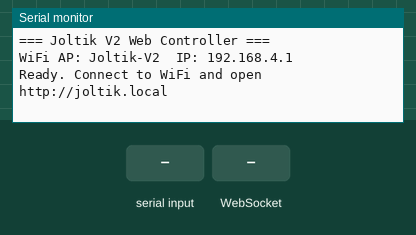
The sketch below on a simulated ESP8266 (Wemos D1 mini). Parts: the last lines printed to the serial monitor. Inputs (shaded band) come from the test bench.

Above: at 1.2 s.
1.3 s: "STOP,1\n" received over the second serial link
At 2.0 s:
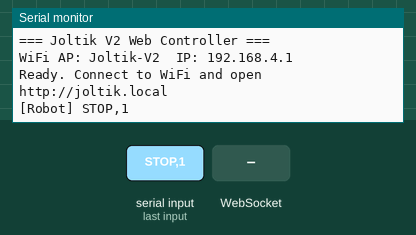
2.8 s: WebSocket text "DRIVE:" received
At 3.2 s:
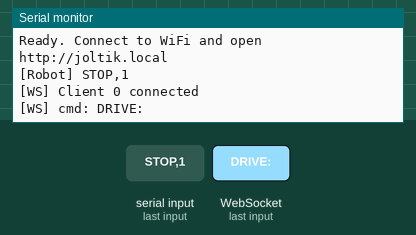
4.3 s: "START,1\n" received over the second serial link
At 5.5 s:
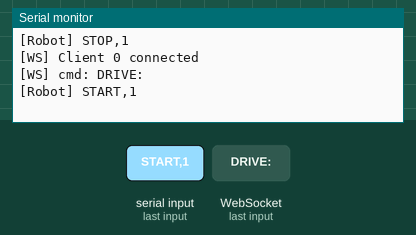
5.8 s: WebSocket text "STOP" received
At 6.6 s:
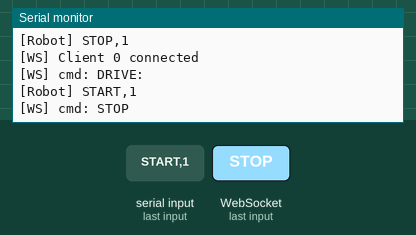
7.3 s: "GETCFG,1\n" received over the second serial link
At 7.8 s:
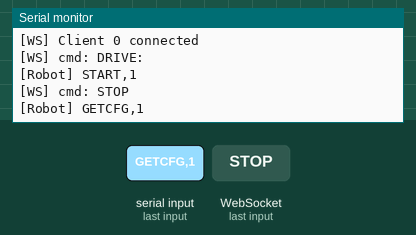
8.8 s: WebSocket text "START" received
At 10.1 s:
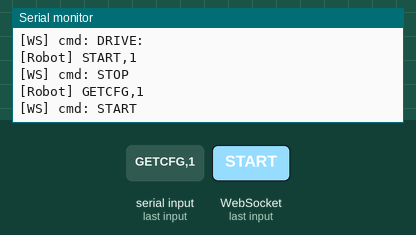

The sketch:

JoltikV2_web_controller.ino
```cpp
// Joltik V2 Web Controller
// ESP8266 Wemos D1 Mini - WiFi configuration, telemetry & debug console
// Communicates with RP2040-Zero robot controller via serial

#include <ESP8266WiFi.h>
#include <ESP8266WebServer.h>
#include <ESP8266mDNS.h>
#include <WebSocketsServer.h>
#include <SoftwareSerial.h>
#include "web_ui.h"

// ---- WiFi AP settings ----
const char* AP_SSID = "Joltik-V2";
const char* AP_PASS = "joltik2024";

// ---- Robot serial pins ----
// D5 (GPIO14) = RX from robot, D6 (GPIO12) = TX to robot
#define ROBOT_RX_PIN D5
#define ROBOT_TX_PIN D6
#define ROBOT_BAUD 9600

// ---- Serial Protocol ----
// ESP -> RP2040 commands:
//   $SENSORS          - request sensor data
//   $DRIVE:left,right - set motor speeds (-255..255)
//   $STOP             - emergency stop
//   $START            - start robot (5s countdown)
//   $GETCFG           - request config
//   $SETCFG:dohyo,mode,lineEn - save config
//
// RP2040 -> ESP responses:
//   #S:fr,fl,r,l,lineR,lineL,state  - sensor data
//   #CFG:dohyo,mode,lineEn          - config data
//   #OK                              - command ack
//   (anything else)                  - debug message

SoftwareSerial robotSerial(ROBOT_RX_PIN, ROBOT_TX_PIN);
ESP8266WebServer server(80);
WebSocketsServer ws(81);

// ---- State ----
String rxBuffer;
unsigned long lastPoll = 0;
unsigned long lastRobotRx = 0;
bool robotConnected = false;

const unsigned long POLL_INTERVAL_MS = 150;
const unsigned long ROBOT_TIMEOUT_MS = 2000;

void setup() {
  Serial.begin(115200);
  Serial.println("\n=== Joltik V2 Web Controller ===");

  robotSerial.begin(ROBOT_BAUD);
  rxBuffer.reserve(256);

  // Start WiFi access point
  WiFi.mode(WIFI_AP);
  WiFi.softAP(AP_SSID, AP_PASS);
  Serial.printf("WiFi AP: %s  IP: %s\n", AP_SSID, WiFi.softAPIP().toString().c_str());

  // mDNS: access via http://joltik.local
  MDNS.begin("joltik");

  // HTTP server
  server.on("/", handleRoot);
  server.onNotFound(handleRoot);
  server.begin();

  // WebSocket server
  ws.begin();
  ws.onEvent(onWsEvent);

  Serial.println("Ready. Connect to WiFi and open http://joltik.local");
}

void loop() {
  ws.loop();
  server.handleClient();
  MDNS.update();

  readRobotSerial();

  // Periodic sensor poll
  if (millis() - lastPoll >= POLL_INTERVAL_MS) {
    lastPoll = millis();
    robotSerial.println("$SENSORS");
  }

  // Track robot connection status
  bool wasConnected = robotConnected;
  robotConnected = (millis() - lastRobotRx < ROBOT_TIMEOUT_MS);
  if (wasConnected != robotConnected) {
    String status = robotConnected ? "CONN:1" : "CONN:0";
    wsBroadcast(status);
  }
}

// ---- HTTP ----

void handleRoot() {
  server.send_P(200, "text/html", WEB_UI_HTML);
}

// ---- WebSocket ----

void onWsEvent(uint8_t num, WStype_t type, uint8_t* payload, size_t length) {
  switch (type) {
    case WStype_CONNECTED:
      Serial.printf("[WS] Client %u connected\n", num);
      // Send current connection status
      ws.sendTXT(num, robotConnected ? "CONN:1" : "CONN:0");
      // Request config from robot
      robotSerial.println("$GETCFG");
      break;

    case WStype_DISCONNECTED:
      Serial.printf("[WS] Client %u disconnected\n", num);
      break;

    case WStype_TEXT:
      handleWebCommand(num, String((char*)payload));
      break;

    default:
      break;
  }
}

void handleWebCommand(uint8_t client, const String& msg) {
  Serial.printf("[WS] cmd: %s\n", msg.c_str());

  if (msg.startsWith("DRIVE:")) {
    robotSerial.println("$" + msg);
  }
  else if (msg == "STOP") {
    robotSerial.println("$STOP");
  }
  else if (msg == "START") {
    robotSerial.println("$START");
  }
  else if (msg.startsWith("SETCFG:")) {
    robotSerial.println("$" + msg);
  }
  else if (msg == "GETCFG") {
    robotSerial.println("$GETCFG");
  }
}

// ---- Robot serial ----

void readRobotSerial() {
  while (robotSerial.available()) {
    char c = robotSerial.read();
    if (c == '\n') {
      rxBuffer.trim();
      if (rxBuffer.length() > 0) {
        lastRobotRx = millis();
        processRobotMessage(rxBuffer);
      }
      rxBuffer = "";
    } else if (c != '\r') {
      if (rxBuffer.length() < 255) {
        rxBuffer += c;
      }
    }
  }
}

void processRobotMessage(const String& msg) {
  Serial.printf("[Robot] %s\n", msg.c_str());

  if (msg.startsWith("#S:")) {
    // Sensor data -> forward to web clients
    wsBroadcast("S:" + msg.substring(3));
  }
  else if (msg.startsWith("#CFG:")) {
    // Config data
    wsBroadcast("CFG:" + msg.substring(5));
  }
  else if (msg.startsWith("#OK")) {
    wsBroadcast("OK");
  }
  else {
    // Debug message
    wsBroadcast("D:" + msg);
  }
}

void wsBroadcast(const String& msg) {
  ws.broadcastTXT(msg.c_str(), msg.length());
}
```

Source omitted: web_ui.h (17125 bytes)

Measured:
- after the input at 1.3 s, the serial monitor: prints a new line at once (image 1)
- after the input at 2.8 s, the serial monitor: prints a new line at once (image 2)
- after the input at 4.3 s, the serial monitor: prints a new line at once (image 3)
- after the input at 5.8 s, the serial monitor: prints a new line at once (image 4)
- after the input at 7.3 s, the serial monitor: prints a new line at once (image 5)
- after the input at 8.8 s, the serial monitor: prints a new line at once (image 6)
